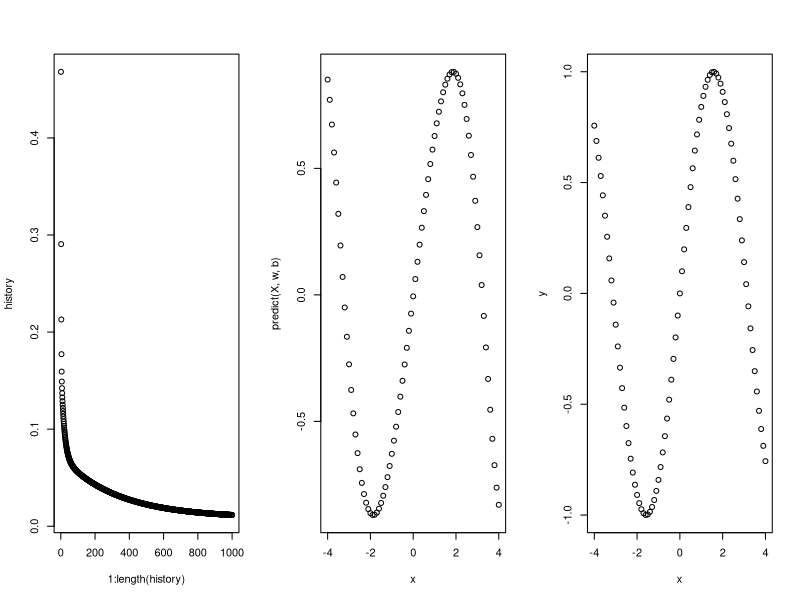

Here is the R script that generated this plot:
#Linear Regression

#forward pass
predict <- function(X, w, b){
  return (as.vector(b + X%*%w))
}

#MSE
cost = function(X, w, b, y, lambda){
  n <- length(y)
  mse <- sum((predict(X, w, b) - y)**2) / (2*n)
  regularizaton <- (lambda / (2 * n)) * sum(w^2)
  cost <- mse + regularizaton
  return(cost)
}

#gradient calculation
gradient <- function(X, w, b, y, lambda){
  n <- length(y)
  error <- (predict(X, w, b) - y) # nx1 array
  dw <- (t(X) %*% error) / n + (lambda * w) / n
  db <- sum(error) / n
  return(list(dw = dw, db = db))
}

#optimization
update_weights = function(X, w, b, y, alpha, lambda){
  gradients <- gradient(X, w, b, y, lambda)
  w <- w - alpha * gradients$dw 
  b <- b - alpha * gradients$db
  return(list(w = w, b = b))
}

# Approximating the Taylor expansion of sin(x) using linear regression

x <- -40:40
x <- x/10
y <- sin(x)

# Generating Polynomial Values of X for training
p <- 7 # degree of polynomial to train
X <- sapply(1:p, function(p) x^p)
X <- scale(X)
w <- rnorm(p, mean=0, sd=sqrt(1/p))  # Initial weights
b <- 0          # Initial bias
alpha <- 0.1    # Learning rate
lambda <- 0.1    # Regularization strength
iterations <- 1000  # Number of iterations

# Fitting the model using gradient descent
history <- c()
for (i in 1:iterations) {
  results <- update_weights(X, w, b, y, alpha, lambda)
  w <- results$w
  b <- results$b
  
  current_cost <- cost(X, w, b, y, lambda)
  history <- c(history, current_cost)
  # Optionally print cost every 100 iterations
  if (i %% 100 == 0) {
    cat("Iteration", i, "MSE:", current_cost, "\n")
  }
}

# Assessing the model
final_cost <- cost(X, w, b, y, lambda)
cat("Final MSE after", iterations, "iterations:", final_cost, "\n")

cat("final weights", w)
cat("final intercept", b)

# Plotting
par(mfrow=c(1,3))
plot(1:length(history), history)
plot(x, predict(X, w, b))
plot(x, y)